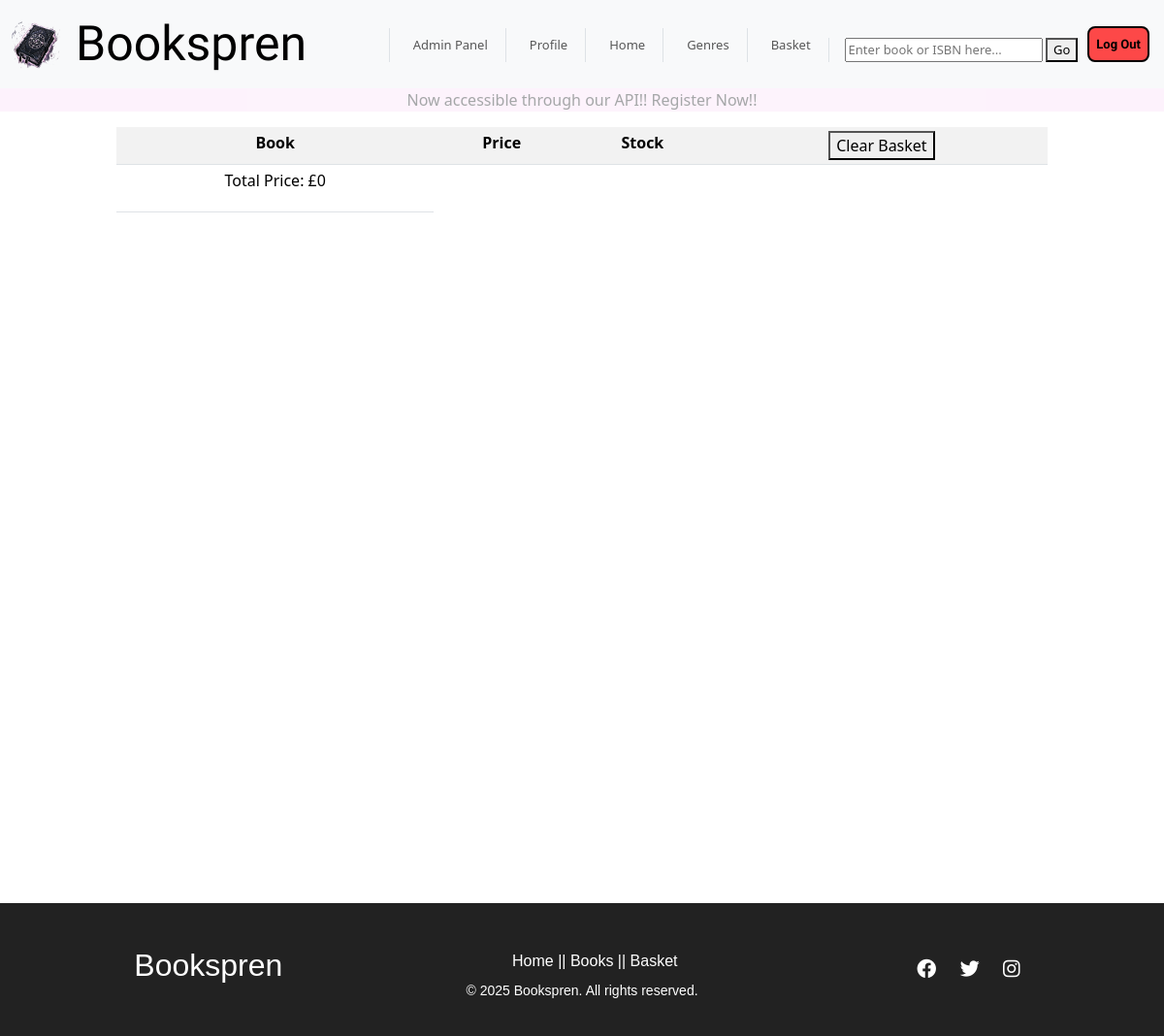
The app's page /cart/ (signed in), older data.
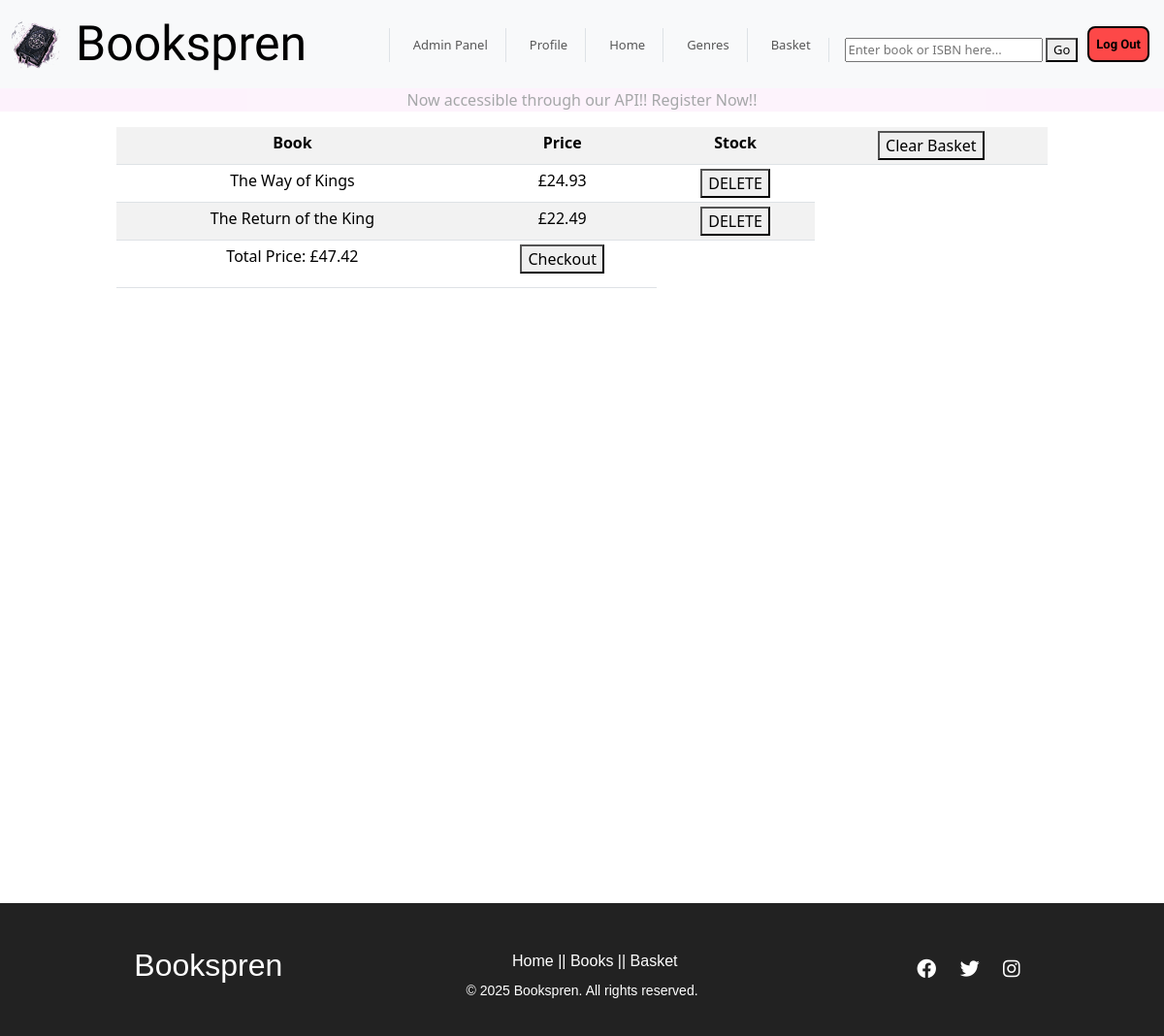
The same page, newer data.
### apps/cart/models.py (models this page shows, shortened)
class Cart(models.Model):
    class Meta:
        verbose_name = 'Basket'
        verbose_name_plural = 'Baskets'
    user_id = models.ForeignKey(CustomUser, on_delete=models.SET_NULL, null=True)
    book = models.ForeignKey(Books, on_delete=models.SET_NULL, null = True)

### apps/api/models.py (models this page shows, shortened)
class Books(models.Model):
    class Meta:
        verbose_name_plural = 'Books'
    title = models.CharField(max_length=200)
    author = models.ForeignKey(Author, on_delete=models.CASCADE, related_name="books")
    category = models.ForeignKey(Category, on_delete=models.SET_NULL, null=True, related_name="books")
    description = models.TextField()
    price = models.DecimalField(max_digits=10, decimal_places=2)
    stock = models.PositiveIntegerField(default=0)
    cover_image = models.ImageField(upload_to='book_pics/', blank=True, null=True)
    published_date = models.DateField()
    isbn = models.CharField(max_length=13, unique=True)

### apps/cart/views.py (the view)
# urls.py: path('', views.cart, name="cart"),
@login_required
def cart(request):
    cart_items = Cart.objects.filter(user_id=request.user)
    total_price = sum(item.book.price for item in cart_items)
    if request.method == "POST":
        if "delete_cart" in request.POST:
            for item in cart_items:
                if item.book.stock is not None:
                    item.book.stock += 1
                    item.book.save()
            cart_items.delete()
            return redirect('cart')
        if "delete_item" in request.POST:
            cart_id = request.POST.get("cart_id")
            if cart_id:
                item = get_object_or_404(Cart, id=cart_id)
                item.book.stock += 1
                item.book.save()
                item.delete()
            return redirect('cart')
        if "checkout" in request.POST:
            items = Cart.objects.filter(user_id=request.user)
            for item in items:
                item.delete()
            return redirect('checkout')
    else:
        form = Cart_Deletion_Form()
    return render(request, "cart.html", {'cart': cart_items, 'form': form, 'total_price': total_price})

### apps/cart/forms.py
class Cart_Deletion_Form(forms.ModelForm):
    class Meta:
        model= Cart
        fields = '__all__'

### apps/cart/templates/cart.html (shortened to what this page needs)
{% extends "base.html" %}
{% block content %}
<table class="table table-sm table-responsive table-striped"  style="width:80%; margin: 0 auto; text-align:center;">
    <tr>
    <th>Book</th>
    <th>Price</th>
    <th>Stock</th>
    <th>
        <form method="POST">
                <button type="submit">Clear Basket</button>
        </form>
    </th>
    </tr>
    {% for bk in cart %}
        {%if user.username == bk.user_id.username %}
            <tr>
                <td>{{bk.book.title}}</td>
                <td>£{{bk.book.price}}</td>
                <td>
                    <form method="POST">
                        <button type="submit">DELETE</button>
                    </form>
                </td>
            </tr>
        {% endif %}
    {% endfor %}
    <tr>
        <td><p>Total Price: £{{total_price}}</p></td>
        {%if cart %}
        <td>
            <form method="POST">
                <button type="submit">Checkout</button>
            </form>
        </td>
       {%endif%}
    </tr>
</table>
{% endblock content %}

Row changes from the older to the newer data that the page shows:
added Cart: book "The Way of Kings", book.price "24.93"
added Cart: book "The Return of the King", book.price "22.49"
Text that changed along with them:
{{ total_price }}: "0" → "47.42"
text now shown: "Checkout"
